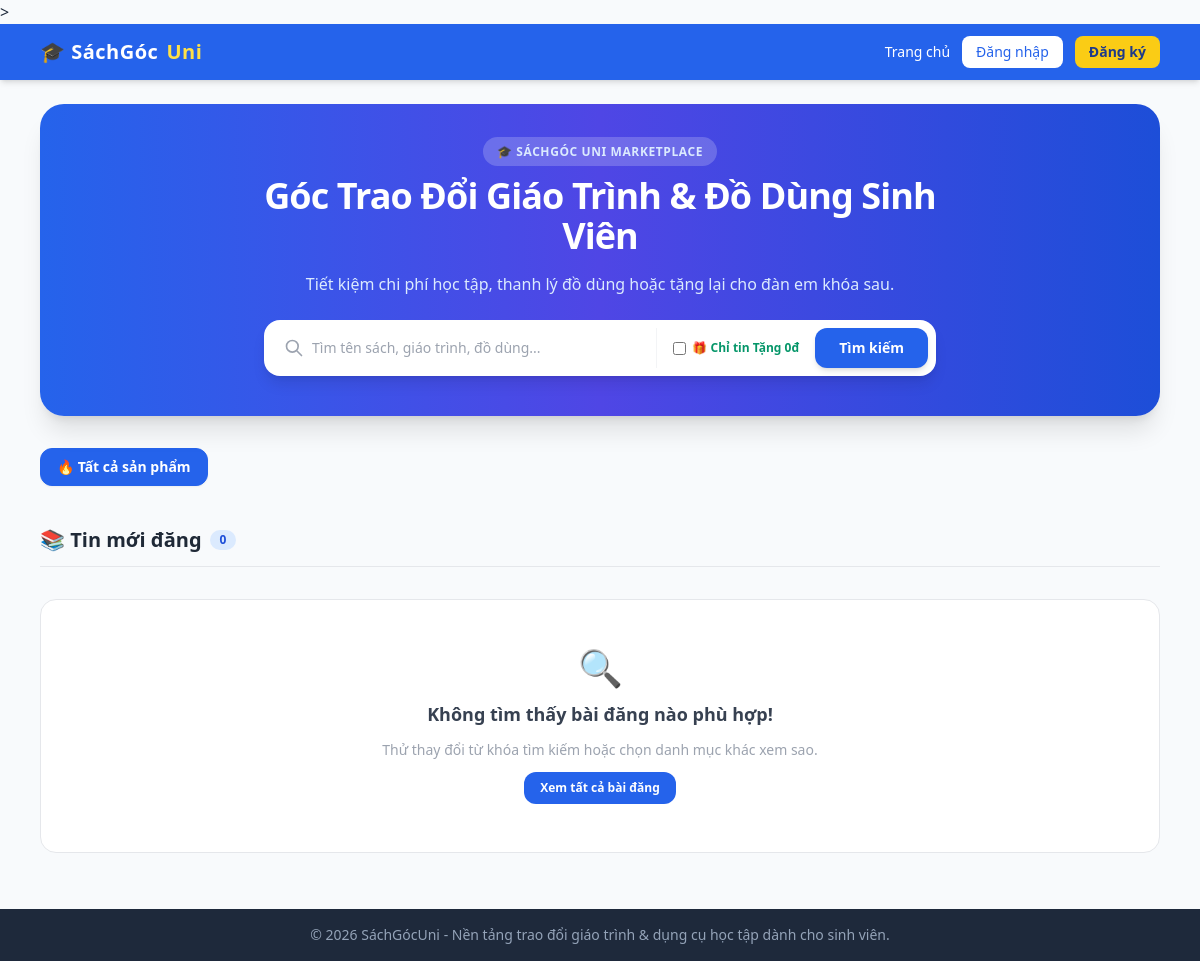
Before: / with the older database file.
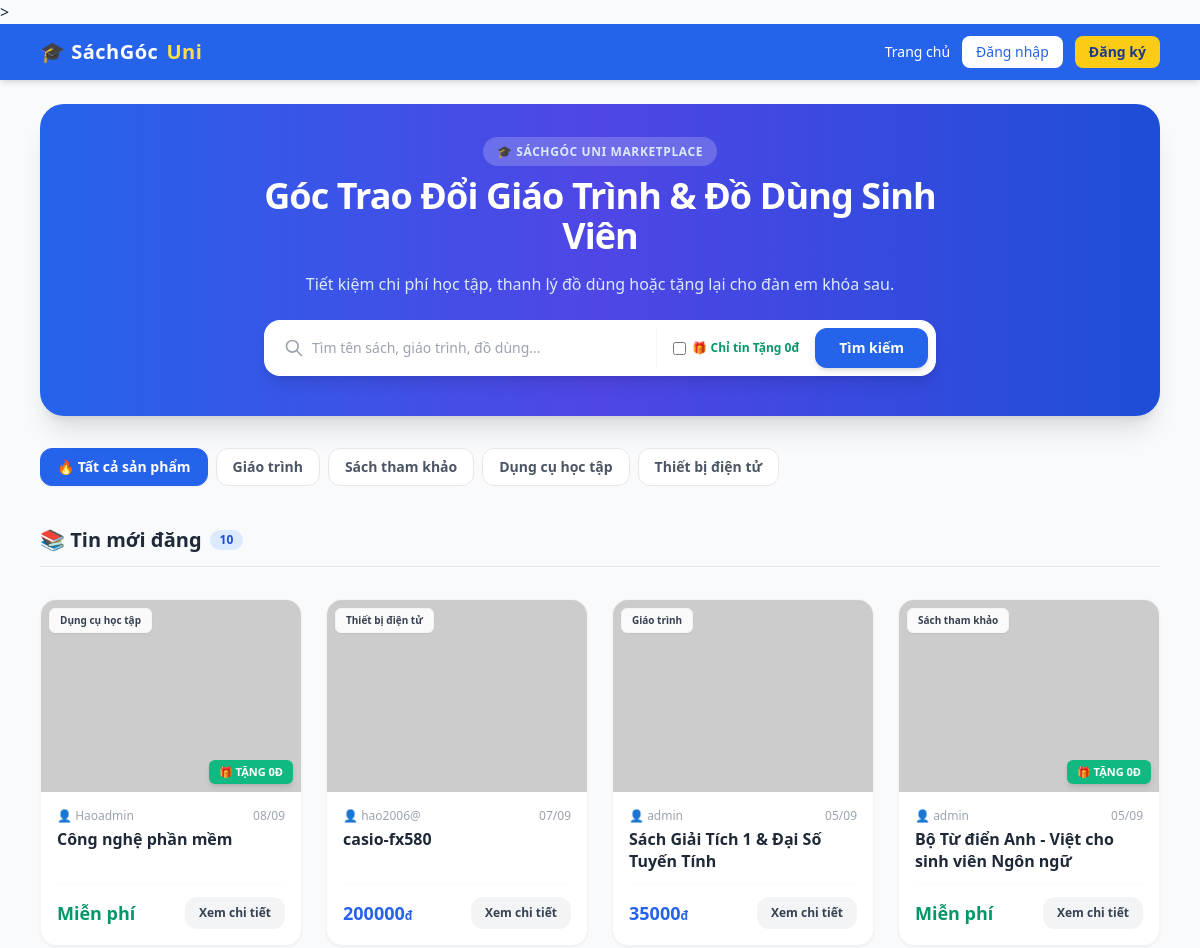
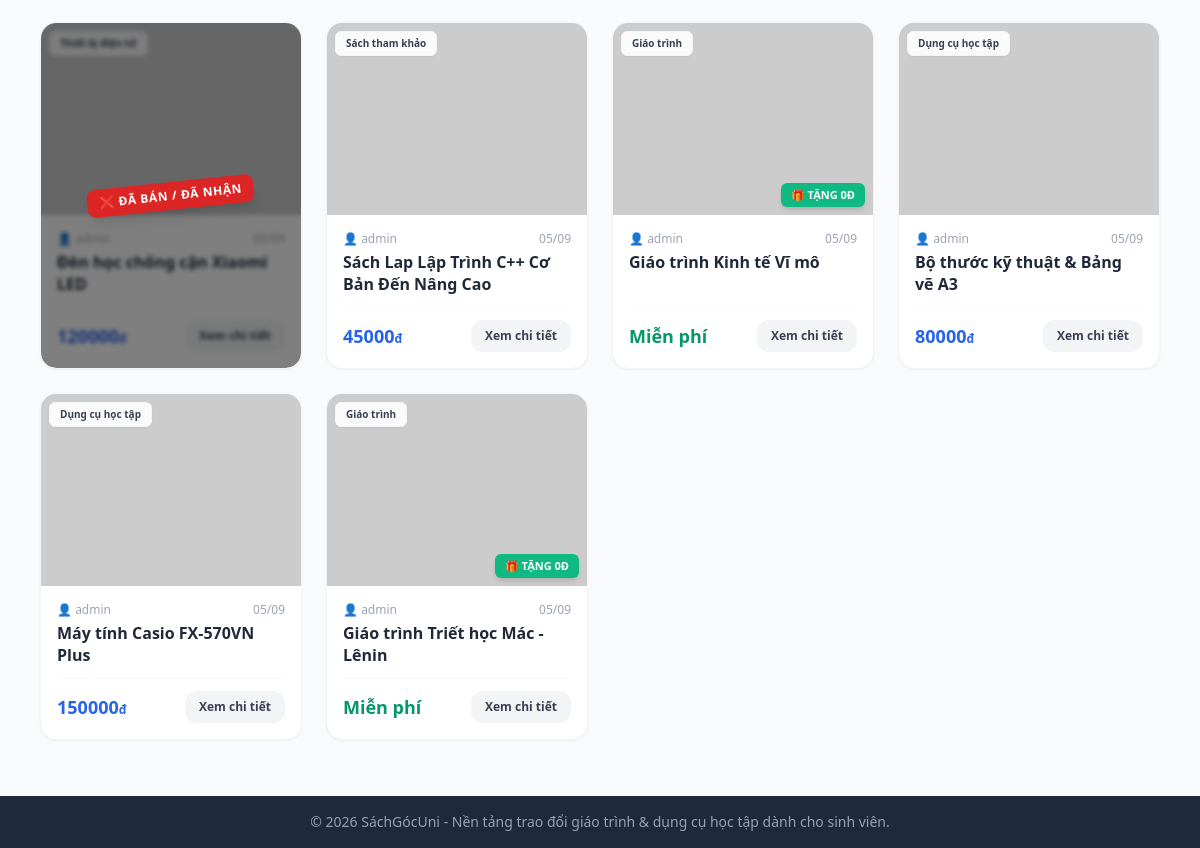
After: the same page with the newer database file (2 pictures, top to bottom).
### app_main/models.py (models this page shows, shortened)
class Category(models.Model):
    name = models.CharField(max_length=100, verbose_name="Tên danh mục")
    slug = models.SlugField(unique=True, verbose_name="Đường dẫn (Slug)")
    class Meta:
        verbose_name = "Danh mục"
        verbose_name_plural = "1. Danh mục sản phẩm"

class Post(models.Model):
    CONDITION_CHOICES = [
        ('NEW', 'Mới (100%)'),
        ('LIKE_NEW', 'Như mới (90-99%)'),
        ('GOOD', 'Tốt (70-89%)'),
        ('USED', 'Cũ (Dưới 70%)'),
    ]
    title = models.CharField(max_length=200, verbose_name="Tiêu đề")
    seller = models.ForeignKey(User, on_delete=models.CASCADE, related_name='posts', verbose_name="Người đăng")
    category = models.ForeignKey(Category, on_delete=models.SET_NULL, null=True, verbose_name="Danh mục")
    course_code = models.CharField(max_length=50, blank=True, verbose_name="Mã học phần / Tên môn")
    faculty = models.CharField(max_length=100, blank=True, verbose_name="Khoa / Ngành")
    price = models.DecimalField(max_digits=10, decimal_places=0, default=0, verbose_name="Giá bán (VNĐ)")
    is_free = models.BooleanField(default=False, verbose_name="Tặng miễn phí (0đ)")
    condition = models.CharField(max_length=20, choices=CONDITION_CHOICES, default='GOOD', verbose_name="Tình trạng")
    description = models.TextField(verbose_name="Mô tả chi tiết")
    image = models.ImageField(upload_to='posts/', blank=True, null=True, verbose_name="Ảnh sản phẩm")
    is_sold = models.BooleanField(default=False, verbose_name="Đã bán")
    created_at = models.DateTimeField(auto_now_add=True, verbose_name="Ngày đăng")
    wishlist = models.ManyToManyField(User, related_name='favorite_posts', blank=True, verbose_name="Lượt yêu thích")
    class Meta:
        verbose_name = "Bài đăng"
        verbose_name_plural = "2. Quản lý bài đăng"
    class Meta:
        verbose_name = "Bài đăng"
        verbose_name_plural = "2. Quản lý bài đăng"

### app_main/views.py (the view)
# urls.py: path('', views.home, name='home'),
def home(request):
    posts = Post.objects.all().order_by('-created_at')
    categories = Category.objects.all()
    query = request.GET.get('q', '')
    if query:
        posts = posts.filter(title__icontains=query)
    cat_param = request.GET.get('cat') or request.GET.get('category')
    if cat_param and cat_param != 'all':
        if cat_param.isdigit():
            posts = posts.filter(category_id=int(cat_param))
        else:
            posts = posts.filter(category__name__icontains=cat_param)
    is_free = request.GET.get('free')
    if is_free == '1':
        posts = posts.filter(is_free=True)
    context = {
        'posts': posts,
        'categories': categories,
        'query': query,
        'cat_id': cat_param,
        'selected_category': cat_param,
        'free_only': is_free == '1',
    }
    return render(request, 'app_main/home.html', context)

### app_main/templates/app_main/home.html
{% extends 'app_main/base.html' %}
{% block content %}
<div class="space-y-8">
    <div class="relative bg-gradient-to-r from-blue-600 via-indigo-600 to-blue-700 text-white rounded-3xl p-8 md:p-10 shadow-xl overflow-hidden">
        <div class="relative z-10 max-w-2xl mx-auto text-center space-y-4">
            <span class="bg-white/20 backdrop-blur-md text-xs font-semibold px-3.5 py-1.5 rounded-full uppercase tracking-wider text-blue-100">
                🎓 SáchGóc Uni Marketplace
            </span>
            <h1 class="text-3xl md:text-4xl font-black tracking-tight">
                Góc Trao Đổi Giáo Trình & Đồ Dùng Sinh Viên
            </h1>
            <p class="text-blue-100 text-sm md:text-base font-medium">
                Tiết kiệm chi phí học tập, thanh lý đồ dùng hoặc tặng lại cho đàn em khóa sau.
            </p>
            <form method="get" action="{% url 'home' %}" class="pt-2">
                <div class="flex flex-col sm:flex-row gap-2 bg-white p-2 rounded-2xl shadow-lg text-gray-800">
                    <div class="flex-1 flex items-center px-3 gap-2">
                        <svg class="w-5 h-5 text-gray-400 shrink-0" fill="none" stroke="currentColor" viewBox="0 0 24 24"><path stroke-linecap="round" stroke-linejoin="round" stroke-width="2" d="M21 21l-6-6m2-5a7 7 0 11-14 0 7 7 0 0114 0z"/></svg>
                        <input type="text" name="q" value="{{ query|default:'' }}" placeholder="Tìm tên sách, giáo trình, đồ dùng..." class="w-full text-sm focus:outline-none bg-transparent">
                    </div>
                    <div class="flex items-center gap-2 border-t sm:border-t-0 sm:border-l border-gray-100 pt-2 sm:pt-0 pl-0 sm:pl-2">
                        <label class="flex items-center gap-1.5 text-xs font-bold text-emerald-600 cursor-pointer px-2 select-none whitespace-nowrap">
                            <input type="checkbox" name="free" value="1" {% if free_only %}checked{% endif %} onchange="this.form.submit()" class="rounded text-emerald-600 focus:ring-emerald-500"> 🎁 Chỉ tin Tặng 0đ
                        </label>
                        <button type="submit" class="w-full sm:w-auto bg-blue-600 hover:bg-blue-700 text-white font-bold px-6 py-2.5 rounded-xl text-sm transition-all shadow-md shrink-0">
                            Tìm kiếm
                        </button>
                    </div>
                </div>
            </form>
        </div>
    </div>
    <div class="flex items-center gap-2 overflow-x-auto pb-2 scrollbar-none">
        <a href="{% url 'home' %}" class="px-4 py-2 rounded-xl text-sm font-semibold whitespace-nowrap transition-all border {% if not cat_id or cat_id == 'all' %}bg-blue-600 text-white border-blue-600 shadow-sm{% else %}bg-white text-gray-600 border-gray-200 hover:bg-gray-50{% endif %}">
            🔥 Tất cả sản phẩm
        </a>
        {% for cat in categories %}
            <a href="?cat={{ cat.id }}{% if query %}&q={{ query }}{% endif %}{% if free_only %}&free=1{% endif %}"
               class="px-4 py-2 rounded-xl text-sm font-semibold whitespace-nowrap transition-all border {% if cat_id == cat.id|stringformat:'i' or cat_id == cat.id|stringformat:'s' %}bg-blue-600 text-white border-blue-600 shadow-sm{% else %}bg-white text-gray-600 border-gray-200 hover:bg-gray-50{% endif %}">
                {{ cat.name }}
            </a>
        {% endfor %}
    </div>
    <div class="flex justify-between items-center border-b pb-3">
        <h2 class="text-xl font-bold text-gray-800 flex items-center gap-2">
            <span>📚 Tin mới đăng</span>
            <span class="text-xs bg-blue-100 text-blue-700 px-2.5 py-0.5 rounded-full font-extrabold">{{ posts|length }}</span>
        </h2>
    </div>
    <div class="grid grid-cols-1 sm:grid-cols-2 md:grid-cols-3 lg:grid-cols-4 gap-6">
        {% for post in posts %}
            <div class="group bg-white rounded-2xl shadow-sm border border-gray-100 overflow-hidden hover:shadow-xl hover:-translate-y-1 transition-all duration-200 flex flex-col relative">
                {% if post.is_sold %}
                    <div class="absolute inset-0 bg-black/50 backdrop-blur-[2px] z-10 flex items-center justify-center">
                        <span class="bg-red-600 text-white text-xs font-black px-3 py-1.5 rounded-lg tracking-wider uppercase shadow-lg transform -rotate-6">
                            ❌ Đã Bán / Đã Nhận
                        </span>
                    </div>
                {% endif %}
                <div class="relative h-48 w-full bg-gray-100 overflow-hidden">
                    {% if post.image %}
                        <img src="{{ post.image.url }}" alt="{{ post.title }}" class="h-full w-full object-cover group-hover:scale-105 transition-transform duration-300">
                    {% else %}
                        <img src="https://picsum.photos/seed/{{ post.id }}/500/300" alt="{{ post.title }}" class="h-full w-full object-cover group-hover:scale-105 transition-transform duration-300">
                    {% endif %}
                    <div class="absolute top-2 left-2 flex flex-col gap-1">
                        <span class="bg-white/90 backdrop-blur-md text-gray-700 text-[10px] font-bold px-2.5 py-1 rounded-md shadow-sm border border-gray-100">
                            {{ post.category.name|default:"Khác" }}
                        </span>
                    </div>
                    {% if post.is_free or post.price == 0 %}
                        <span class="absolute bottom-2 right-2 bg-emerald-500 text-white text-[11px] font-black px-2.5 py-1 rounded-md shadow-md uppercase">
                            🎁 Tặng 0đ
                        </span>
                    {% endif %}
                </div>
                <div class="p-4 flex-1 flex flex-col justify-between space-y-3">
                    <div>
                        <div class="flex justify-between items-center text-xs text-gray-400 mb-1">
                            <span class="font-medium">👤 {{ post.seller.username }}</span>
                            <span>{{ post.created_at|date:"d/m" }}</span>
                        </div>
                        <h3 class="font-bold text-gray-800 text-base leading-snug line-clamp-2 group-hover:text-blue-600 transition-colors">
                            <a href="{% url 'post_detail' post.pk %}">{{ post.title }}</a>
                        </h3>
                    </div>
                    <div class="pt-3 border-t border-gray-50 flex items-center justify-between">
                        <div>
                            {% if post.is_free or post.price == 0 %}
                                <span class="text-emerald-600 font-black text-lg">Miễn phí</span>
                            {% else %}
                                <span class="text-blue-600 font-black text-lg">{{ post.price|floatformat:0 }}<span class="text-xs font-bold">đ</span></span>
                            {% endif %}
                        </div>
                        <a href="{% url 'post_detail' post.pk %}" class="bg-gray-100 group-hover:bg-blue-600 group-hover:text-white text-gray-700 text-xs font-bold px-3.5 py-2 rounded-xl transition-colors">
                            Xem chi tiết
                        </a>
                    </div>
                </div>
            </div>
        {% empty %}
            <div class="col-span-full bg-white rounded-2xl p-12 text-center border space-y-3">
                <div class="text-4xl">🔍</div>
                <h3 class="text-lg font-bold text-gray-700">Không tìm thấy bài đăng nào phù hợp!</h3>
                <p class="text-sm text-gray-400">Thử thay đổi từ khóa tìm kiếm hoặc chọn danh mục khác xem sao.</p>
                <a href="{% url 'home' %}" class="inline-block bg-blue-600 text-white text-xs font-bold px-4 py-2 rounded-xl hover:bg-blue-700">Xem tất cả bài đăng</a>
            </div>
        {% endfor %}
    </div>
</div>
{% endblock %}

### app_main/templates/app_main/base.html (shortened to what this page needs)
<!DOCTYPE html>
<html lang="vi">
<head>
    <script src="https://cdn.tailwindcss.com"></script>
</head>
<body class="bg-slate-50 text-slate-800 min-h-screen flex flex-col">
    <nav class="bg-blue-600 text-white shadow-md">
        <div class="max-w-6xl mx-auto px-4 py-3 flex justify-between items-center">
            <a href="{% url 'home' %}" class="font-bold text-xl tracking-wide flex items-center gap-2">
                🎓 SáchGóc<span class="text-yellow-300">Uni</span>
            </a>
            <div class="flex items-center gap-3 text-sm font-medium">
                <a href="{% url 'home' %}" class="hover:underline hidden sm:inline">Trang chủ</a>
                {% if user.is_authenticated %}
                    {% if user.is_staff or user.is_superuser %}
                        <a href="/admin/" target="_blank" class="bg-purple-700 hover:bg-purple-800 text-white font-bold px-3 py-1.5 rounded-lg text-xs flex items-center gap-1 transition shadow-sm">
                            ⚙️ Quản trị (Admin)
                        </a>
                    {% endif %}
                    <a href="{% url 'create_post' %}" class="bg-yellow-400 text-blue-900 px-3 py-1.5 rounded-lg font-semibold hover:bg-yellow-300 transition shadow-sm">+ Đăng tin</a>
                    <a href="{% url 'my_posts' %}" class="hover:underline">Tin của tôi</a>
                    <span class="bg-blue-700 px-2.5 py-1 rounded-full text-xs font-mono">👤 {{ user.username }}</span>
                    <form action="{% url 'logout' %}" method="post" class="inline">
                        {% csrf_token %}
                        <button type="submit" class="text-red-200 hover:text-white text-xs pl-1">Đăng xuất</button>
                    </form>
                {% else %}
                    <a href="{% url 'login' %}" class="bg-white text-blue-600 px-3.5 py-1.5 rounded-lg font-medium hover:bg-blue-50 transition">Đăng nhập</a>
                    <a href="{% url 'register' %}" class="bg-yellow-400 text-blue-900 px-3.5 py-1.5 rounded-lg font-semibold hover:bg-yellow-300 transition">Đăng ký</a>
                {% endif %}
            </div>
        </div>
    </nav>
    <main class="max-w-6xl mx-auto px-4 py-6 flex-1 w-full">
        {% block content %}{% endblock %}
    </main>
    <footer class="bg-slate-800 text-slate-400 text-center py-4 text-sm mt-8">
        © 2026 SáchGócUni - Nền tảng trao đổi giáo trình & dụng cụ học tập dành cho sinh viên.
    </footer>
</body>
</html>

Changed rows visible on the page:
added Category: name "Giáo trình"
added Category: name "Sách tham khảo"
added Category: name "Dụng cụ học tập"
added Category: name "Thiết bị điện tử"
added Post: category.name "Dụng cụ học tập", is_free "🎁 TẶNG 0Đ", seller.username "Haoadmin", created_at "08/09", title "Công nghệ phần mềm"
added Post: category.name "Thiết bị điện tử", seller.username "hao2006@", created_at "07/09", title "casio-fx580", price "200000"
added Post: category.name "Giáo trình", seller.username "admin", created_at "05/09", title "Sách Giải Tích 1 & Đại Số Tuyến Tính", price "35000"
added Post: category.name "Sách tham khảo", is_free "🎁 TẶNG 0Đ", seller.username "admin", created_at "05/09", title "Bộ Từ điển Anh - Việt cho sinh viên Ngôn ngữ"
added Post: is_sold "❌ ĐÃ BÁN / ĐÃ NHẬN", category.name "Thiết bị điện tử", title "Đèn học chống cận Xiaomi LED", price "120000"
added Post: category.name "Sách tham khảo", seller.username "admin", created_at "05/09", title "Sách Lap Lập Trình C++ Cơ Bản Đến Nâng Cao", price "45000"
added Post: category.name "Giáo trình", is_free "🎁 TẶNG 0Đ", seller.username "admin", created_at "05/09", title "Giáo trình Kinh tế Vĩ mô"
added Post: category.name "Dụng cụ học tập", seller.username "admin", created_at "05/09", title "Bộ thước kỹ thuật & Bảng vẽ A3", price "80000"
added Post: category.name "Dụng cụ học tập", seller.username "admin", created_at "05/09", title "Máy tính Casio FX-570VN Plus", price "150000"
added Post: category.name "Giáo trình", is_free "🎁 TẶNG 0Đ", seller.username "admin", created_at "05/09", title "Giáo trình Triết học Mác - Lênin"
Other visible differences:
{{ posts|length }}: "0" → "10"
text no longer shown: "🔍 Không tìm thấy bài đăng nào phù hợp! Thử thay đổi từ khóa tìm kiếm hoặc chọn danh mục khác xem sao. Xem tất cả bài đăng"
